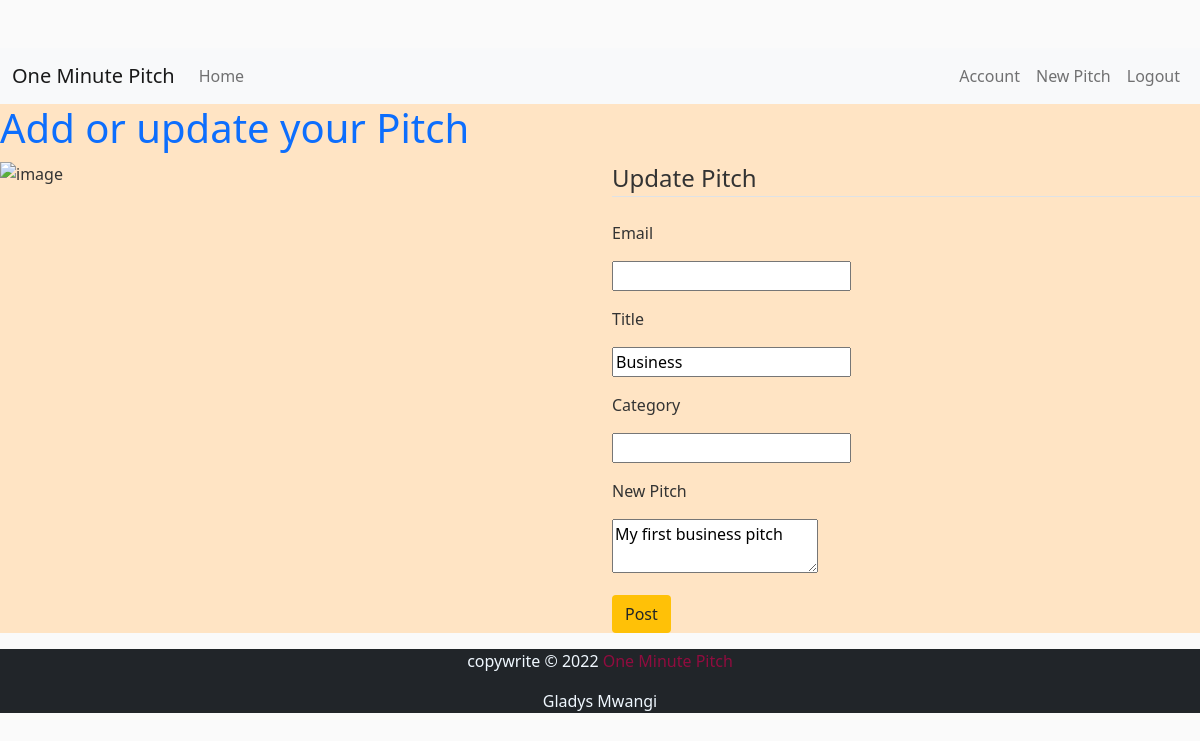
The page /pitch/1/update (signed in) on the database as committed earlier.
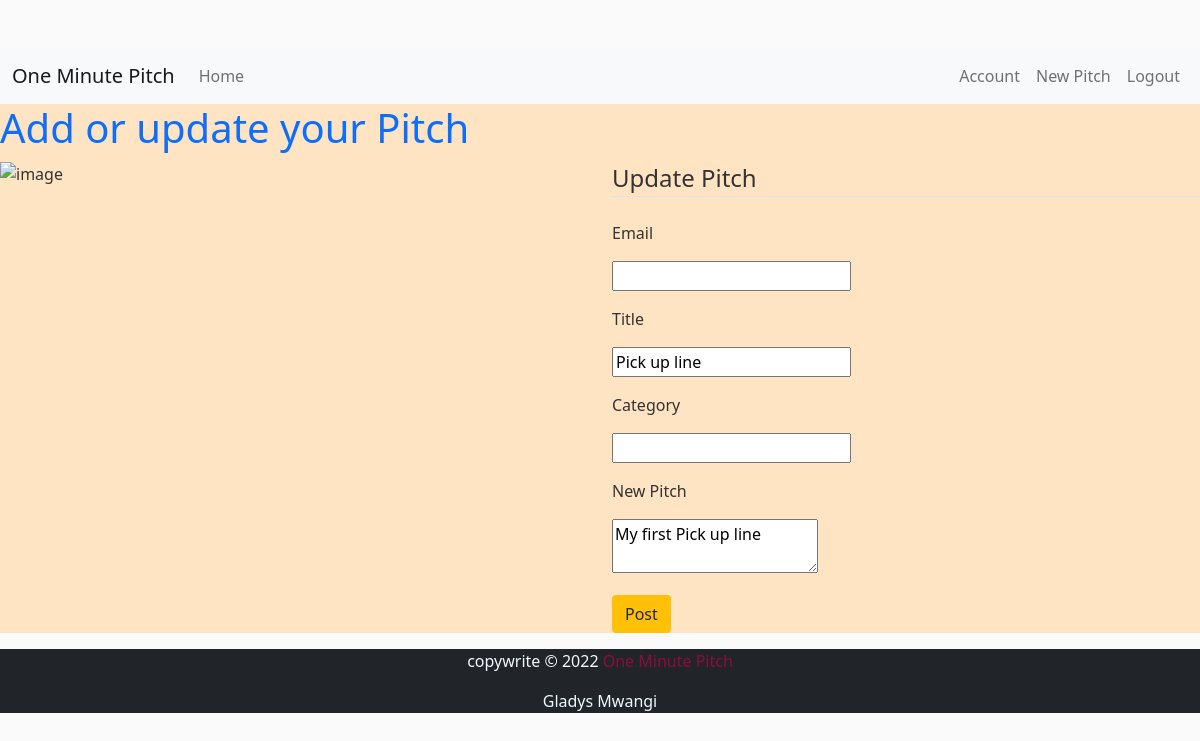
The same page on the database as committed later.
### app/models.py (models this page shows, shortened)
class Pitch(db.Model):
    __tablename__ = 'pitches'
    id = db.Column(db.Integer, primary_key=True)
    title= db.Column(db.String(50))
    content = db.Column(db.String(300))
    category_id = db.Column(db.String)
    date_posted = db.Column(db.DateTime, default=datetime.utcnow)
    user_id = db.Column(db.Integer, db.ForeignKey("users.id", ondelete="CASCADE"))
    comments = db.relationship('Comment', backref='pitch')
    likes = db.relationship('Like', backref='pitch')

### app/views.py (the view)
@app.route("/pitch/<int:pitch_id>/update", methods=['GET', 'POST'])
@login_required
def update_pitch(pitch_id):
    pitch = Pitch.query.get_or_404(pitch_id)
    if pitch.author != current_user:
        abort(403)
    form = NewPitchForm()
    if form.validate_on_submit():
        pitch.title = form.title.data
        pitch.content = form.content.data
        db.session.commit()
        flash('Your pitch has been updated!', 'success')
        return redirect(url_for('pitch', pitch_id=pitch.id))
    elif request.method == 'GET':
        form.title.data = pitch.title
        form.content.data = pitch.content
    return render_template('newpitch.html', title='Update pitch',form=form, legend='Update Pitch')

### app/forms.py
class NewPitchForm(FlaskForm):
    email = StringField('Email', validators=[DataRequired(), Email()])
    title = StringField('Title', validators=[DataRequired()])
    category = StringField('Category', validators=[DataRequired()])
    content =TextAreaField('New Pitch', validators=[DataRequired()])
    submit = SubmitField('Post')

### app/models.py (called while the page is built)
@login_manager.user_loader
def load_user(user_id):
    return User.query.get(int(user_id))

### app/templates/newpitch.html (shortened to what this page needs)
{% extends 'base.html' %}
{% block content %}
<div class="row" style="background-color: bisque;">
    <marquee><h1 class="text-primary">Add or update your Pitch</h1> </marquee>
    <div class="col-lg-6">
        <img src="{{ url_for('static', filename = '/images/addpitch.png')}}" alt="image" style="width: 100%;">
    </div>
    <div class="col-lg-6">
        <form action="" method="POST" class="centerForm">
            <fieldset>
                <legend class="border-bottom mb-4">{{ legend }}</legend>
                <div class="form-group">
                    <p>{{ form.email.label(class="form-control-label") }}</p>
                    <p>{{ form.email(class="form-control-input") }}</p>
                </div>
                <div class="form-group">
                    <p>{{ form.title.label(class="form-control-label") }}</p>
                    <p> {{ form.title(class="form-control-input") }}</p>
                </div>
                <div class="form-group">
                    <p>{{ form.category.label(class="form-control-label") }}</p>
                    <p> {{ form.category(class="form-control-input") }}</p>
                </div>
                <div class="form-group">
                    <p>{{ form.content.label(class="form-control-label") }}</p>
                    <p> {{ form.content(class="form-control-input") }}</p>
                </div>
            </fieldset>
                <div class="form-group">
                    {{ form.submit(class="btn bg-warning") }}
                </div>
        </form>
    </div>
</div>
{% endblock %}

Rows that differ between the two databases and show on the page:
changed Pitch: title "Business" → "Pick up line"; content "My first business pitch" → "My first Pick up line"
